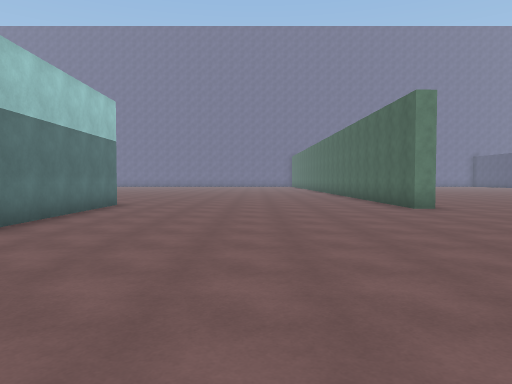
[1] (above)

24 first-person views from a walk through a scene from a Unity 3-D project. The camera is 1.4 m above the floor, tilts 2° down and sees 70° across. The floor is counted in squares, 2 m on a side. Each view is taken from the middle of a square. On the plan, view 1 faces up. The plan holds only what a view shows up to about 11 squares ahead; the rest is blank. The place goes on beyond the plan. The player character is not drawn.

[2]
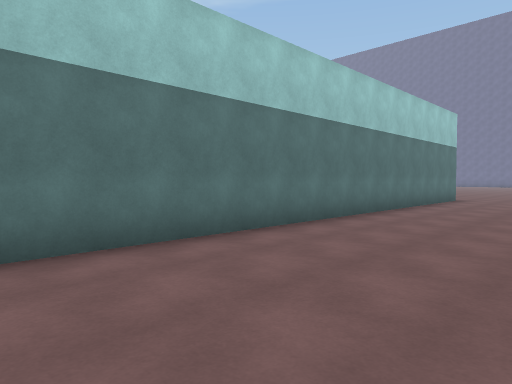

[3]
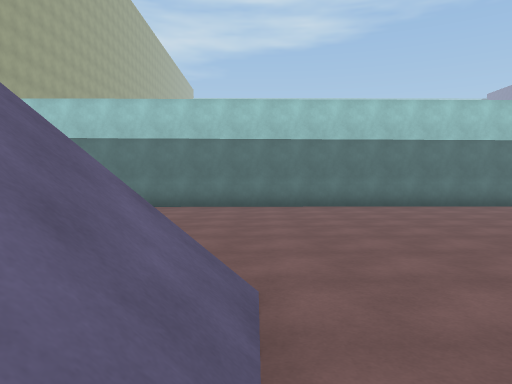

[4]
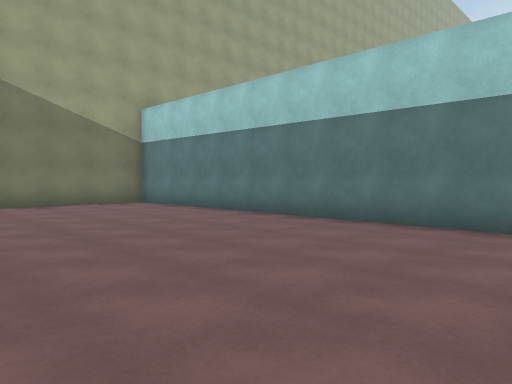

[5]
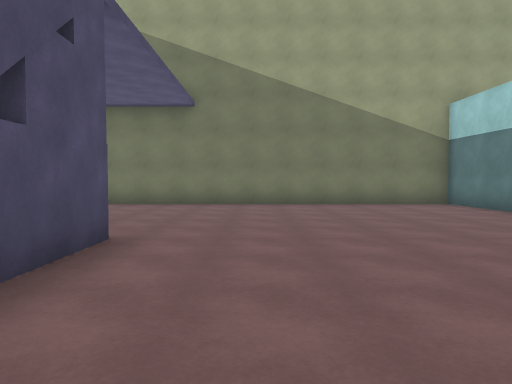

[6]
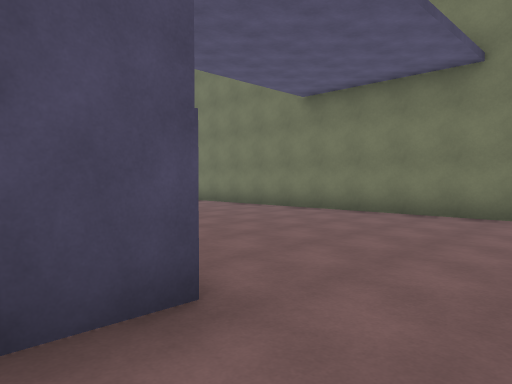

[7]
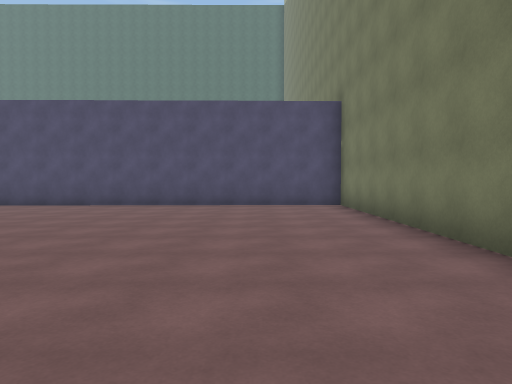

[8]
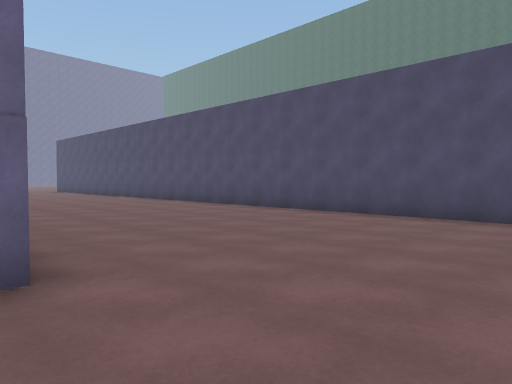

[9]
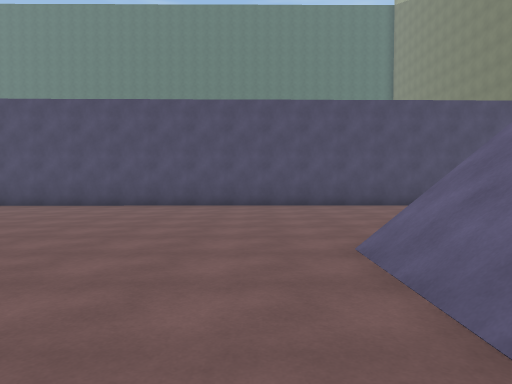

[10]
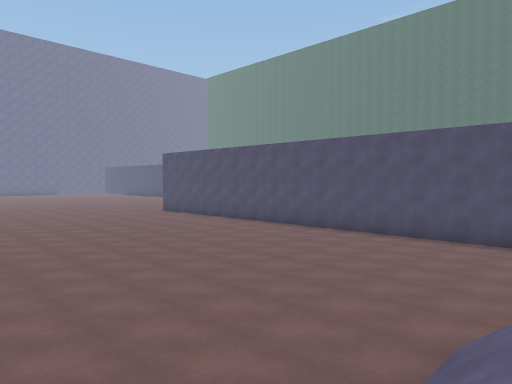

[11]
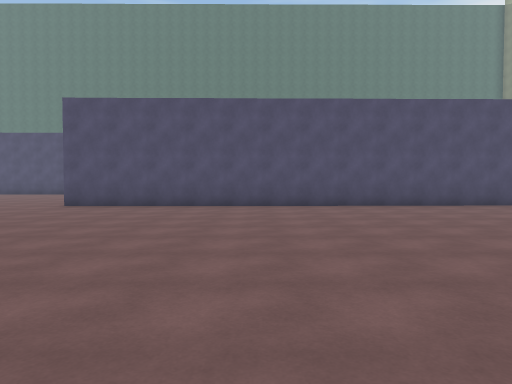

[12]
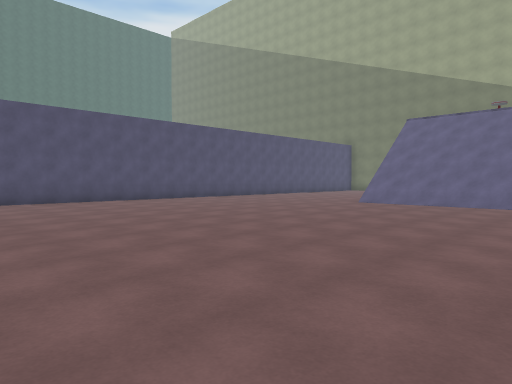

[13]
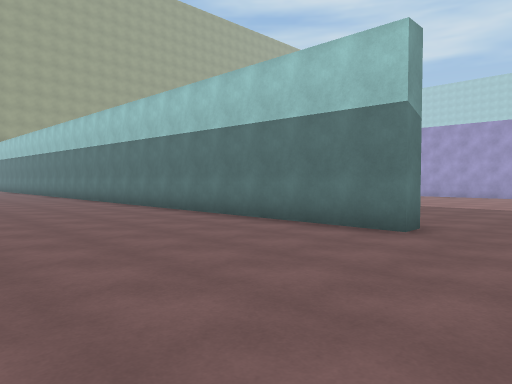

[14]
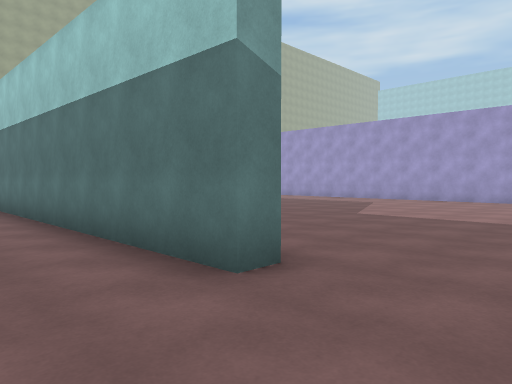

[15]
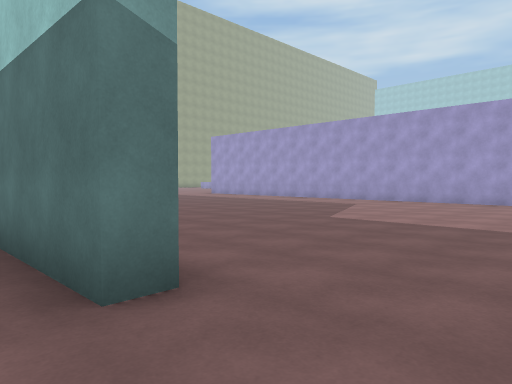

[16]
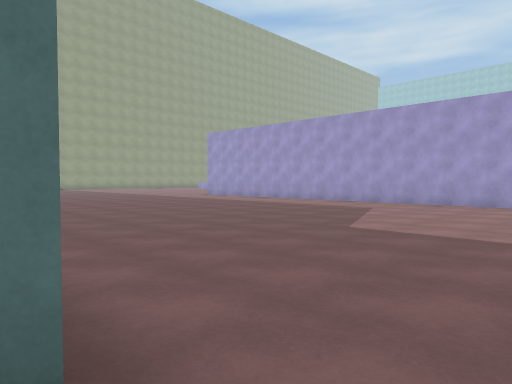

[17]
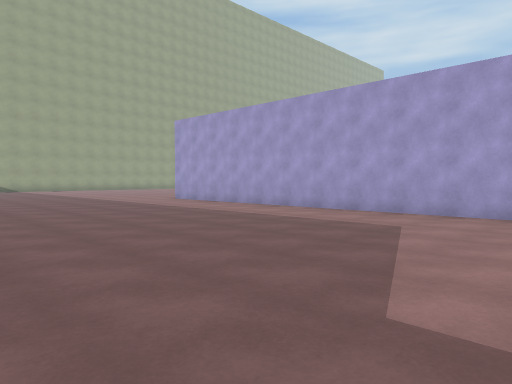

[18]
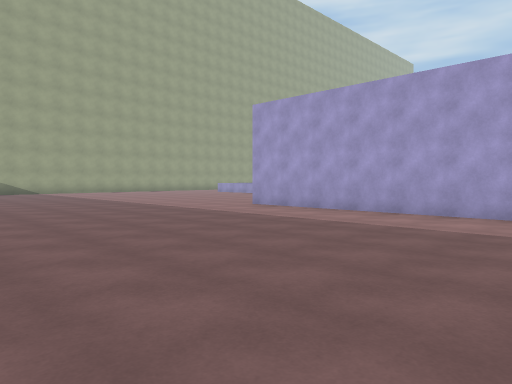

[19]
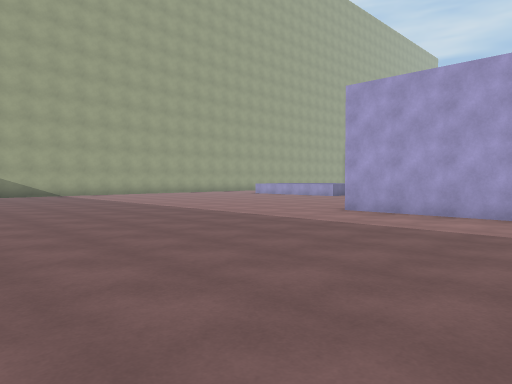

[20]
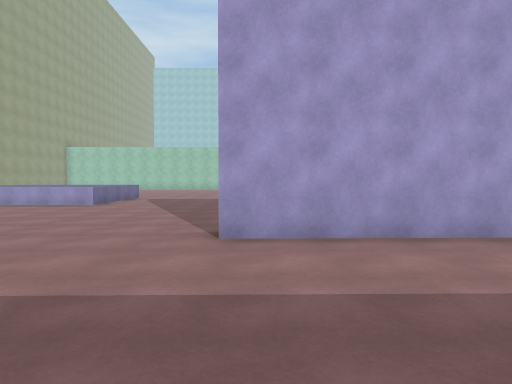

[21]
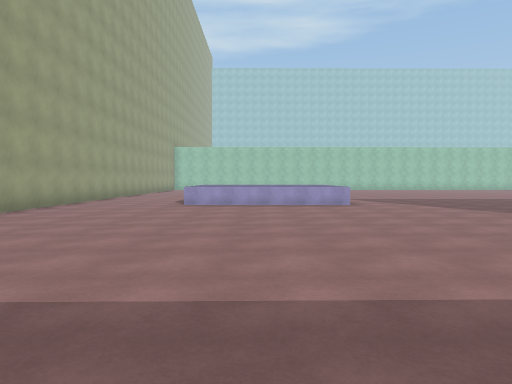

[22]
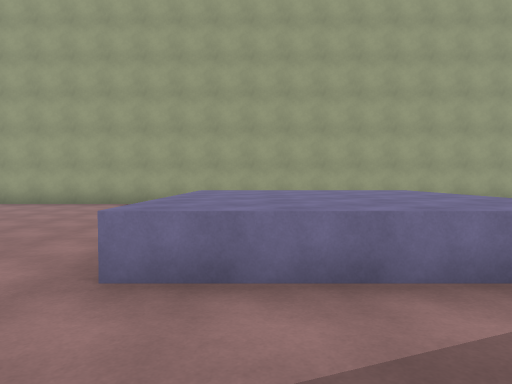

[23]
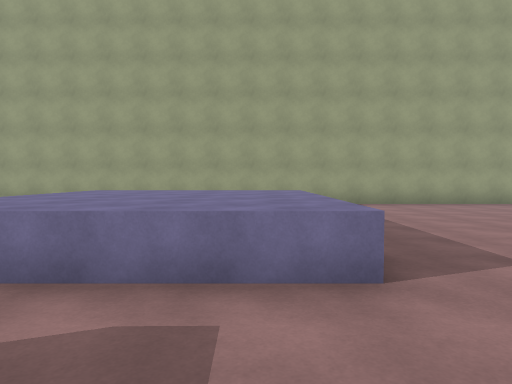

[24]
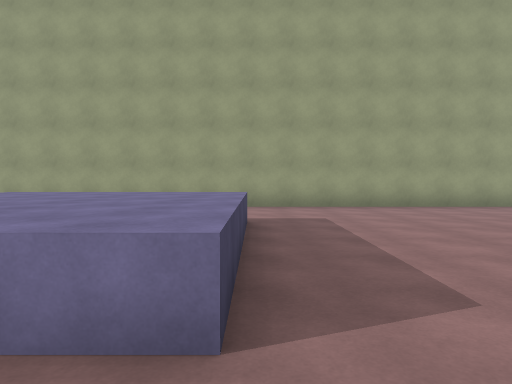

### Floor plan
Key: @ floor where view 1 was taken; # wall or solid block; . main floor; : floor 5.75 m higher than the main floor; / step, stairs or slope; ^ raised ledge.
Columns run from 29 left of view 1 to 14 right of it. Each row starts with its distance up from view 1.
 12                        ........          ...
 11                   ...............# ..   ...#
 10               #..................#... .....#
  9               #..........#.......#.........#
  8               #..........#.................#
  7               #..........#.................#
  6               #..........#.................#
  5               #......... #.................#
  4               #......... #.................#
  3               #......... #.................#
  2               #........  #.................#
  1               #........  #..... ...........#
  0               #........  #...@. ...........#
 -1               #........  #.................#
 -2         ..    #.......   #.................#
 -3         ..............   #.................#
 -4       . ..............   #.......////......#
 -5      .................   #.......////......#
 -6     ..................   #......./// ......#
 -7    ...^^^^...........    #.......//  ......#
 -8    ...^^^^...........    #.......:  :......#
 -9   ....^^^^...........    #......... .......#
-10  .....^^^^...........    #.................#
-11  .....^^^^........       #.................#
-12 ......  ........         #.................#
-13 ......  .......          #.................#
-14 ......  ........         #.................#
-15 ################         ###################

Where each view was taken, in squares from view 1:
view 1: 0 up, 0 right, facing up
view 2: 3 down, 0 right, facing up-left
view 3: 4 down, 6 right, facing left
view 4: 4 down, 2 right, facing down-left
view 5: 4 down, 2 right, facing down
view 6: 7 down, 2 right, facing down-right
view 7: 12 down, 4 right, facing right
view 8: 11 down, 7 right, facing up-right
view 9: 3 down, 4 right, facing right
view 10: 5 down, 4 right, facing up-right
view 11: 6 up, 4 right, facing right
view 12: 6 up, 2 right, facing down-right
view 13: 12 up, 1 right, facing down-left
view 14: 12 up, 2 left, facing down-left
view 15: 12 up, 3 left, facing down-left
view 16: 11 up, 4 left, facing down-left
view 17: 9 up, 7 left, facing down-left
view 18: 5 up, 7 left, facing down-left
view 19: 2 up, 7 left, facing down-left
view 20: 2 down, 10 left, facing left
view 21: 9 down, 10 left, facing left
view 22: 4 down, 21 left, facing down
view 23: 4 down, 23 left, facing down
view 24: 5 down, 24 left, facing down
